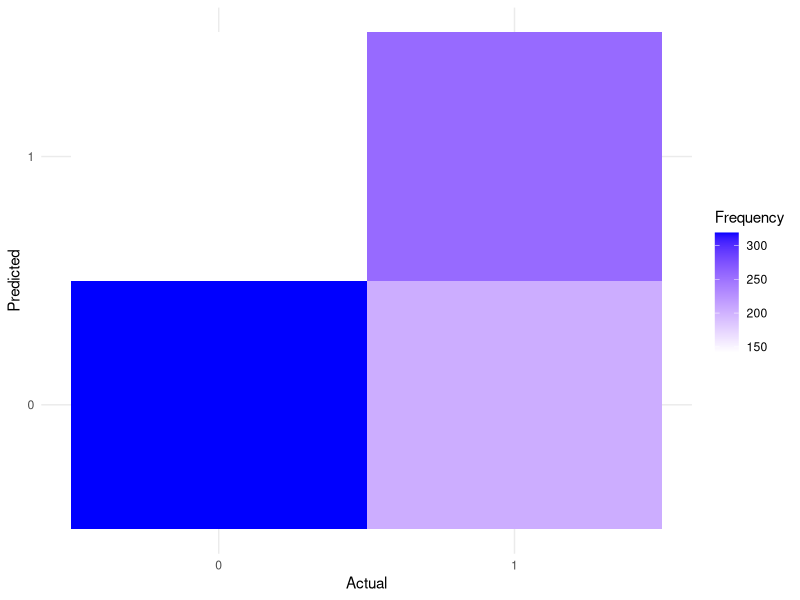
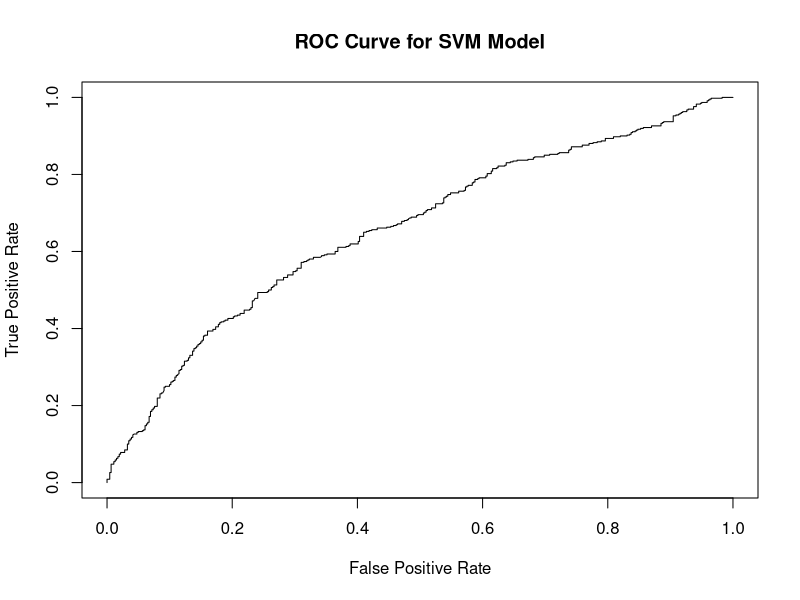

Write R code to recreate these figures, in order.
# Load required libraries
# install.packages("dplyr")
# install.packages("tidyr")
# install.packages("readr")
# install.packages("e1071")
#-------------------------------------------------------------------------------

# Load required library
library(dplyr)
library(tidyr)
library(readr)
library(e1071)
#-------------------------------------------------------------------------------

# NOTE: Set to your working directory
setwd(dirname(rstudioapi::getSourceEditorContext()$path))
print(paste("Current Working Directory: ",getwd()), sep="\n")

# Load the datas`et
df <- read_csv("ground_weather_preprocessed.csv")

# Split the dataset into predictors (X) and the target variable (y)
target_variable_column <- "image"
X <- select(df, -target_variable_column)
y <- select(df, target_variable_column)
dim(X)[1] == dim(y)[1]
# Perform any additional data preprocessing steps as needed
# For example, scaling/standardizing variables, creating dummy variables, etc.

# Split the dataset into training and testing sets
set.seed(123)  # Set a random seed for reproducibility
train_threshold <- 0.7 # 70% for training
train_indices <- sample(nrow(df), nrow(df) * train_threshold)  
train_data <- df[train_indices, ]
test_data <- df[-train_indices, ]

#-------------------------------------------------------------------------------
svm_model <- svm(image ~ ., data = train_data, 
                 kernel = "radial",   # Kernel choice (options: "linear", "radial", "polynomial", "sigmoid")
                 cost = 1,            # Cost parameter (C)
                 gamma = 0.1,         # Gamma parameter (only applicable for radial, polynomial, and sigmoid kernels)
                 degree = 3)          # Degree parameter (only applicable for polynomial kernel)

# Print the details of the SVM model
print(svm_model)
predictions <- predict(svm_model, newdata = test_data)

# Round the predictions to 1 or 0
rounded_predictions <- ifelse(predictions > 0.5, 1, 0)

# Evaluate the model
accuracy <- sum(rounded_predictions == test_data$image) / nrow(test_data)
cat("Accuracy:", accuracy)

# Create a confusion matrix
confusion_matrix <- table(rounded_predictions, test_data$image)
confusion_matrix
#-------------------------------------------------------------------------------

library(ggplot2)

# Create a dataframe with the actual and predicted values
results <- data.frame(Actual = test_data$image, Predicted = rounded_predictions)

# Confusion matrix plot
confusion_matrix <- table(results$Actual, results$Predicted)
ggplot() +
  geom_tile(data = as.data.frame.table(confusion_matrix),
            aes(x = Var1, y = Var2, fill = Freq)) +
  labs(x = "Actual", y = "Predicted", fill = "Frequency") +
  scale_fill_gradient(low = "white", high = "blue") +
  theme_minimal()

#-------------------------------------------------------------------------------
library(ROCR)
# Create prediction object
pred <- prediction(predictions, test_data$image)
# Create performance object
perf <- performance(pred, "tpr", "fpr")
# Plot the ROC curve
plot(perf, main = "ROC Curve for SVM Model", xlab = "False Positive Rate", ylab = "True Positive Rate")
#-------------------------------------------------------------------------------
